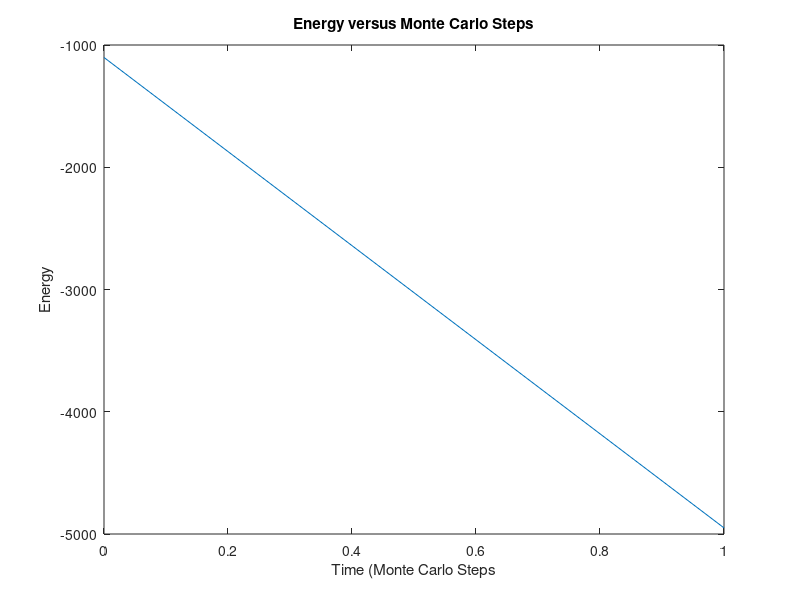

Write MATLAB code to recreate this figure.
%%%%%%%%%%%%%%%%%%%%%%%%%%%%%%%%%%%%%%%%%%%%%%%%%%%%%%%%%%%%%%%%%%
%Neural Network Memory Model Monte Carlo Simulation              %
%Memory Storage and Memory Retrieval                             %
%Henry Belik                                            %
%%%%%%%%%%%%%%%%%%%%%%%%%%%%%%%%%%%%%%%%%%%%%%%%%%%%%%%%%%%%%%%%%%

clear all
close all

%Simulation parameter
MC_steps=1; %One MC Step = one complete sweep through the spin system

%Stored pattern: perfect A
s_stored=-1*ones(10,10);
s_stored(1,5:6)=1;
s_stored(2,4:7)=1;
s_stored(3,3:4)=1;
s_stored(3,7:8)=1;
s_stored(4,2:3)=1;
s_stored(4,8:9)=1;
s_stored(5,2:9)=1;
s_stored(6,:)=1;
s_stored(7,1:3)=1;
s_stored(7,8:10)=1;
s_stored(8,1:2)=1;
s_stored(8,9:10)=1;
s_stored(9,1:2)=1;
s_stored(9,9:10)=1;
s_stored(10,1:2)=1;
s_stored(10,9:10)=1;

% %Initial pattern: imperfect A (Fig. 12.25)
% s_i=s_stored;
% s_i(2,10)=1;
% s_i(3,3)=-1;
% s_i(5,3)=-1;
% s_i(6,4)=-1;
% s_i(6,7)=-1;
% s_i(7,2)=-1;
% s_i(8,9)=-1;
% s_i(9,2)=-1;
% s_i(9, 4)=1;

%Initial pattern: imperfect A (Fig. 12.26)
s_i=s_stored;
s_i(1,5)=-1;
s_i(2,5:6)=-1;
s_i(3,3)=-1;
s_i(3,8)=-1;
s_i(4,2)=-1;
s_i(4,8)=-1;
s_i(5,3:8)=-1;
s_i(6,1)=-1;
s_i(6,3:8)=-1;
s_i(6,10)=-1;
s_i(7,3)=-1;
s_i(7,8)=-1;
s_i(8,2)=-1;
s_i(8,9)=-1;
s_i(9,2)=-1;
s_i(9,4)=-1;

%Assign each spin in the stored and initial patterns a spin number
ss_stored=zeros(1,100); %Define a 1 by 100 array for the stored pattern
ss=zeros(1,100); %Define a 1 by 100 array for the initial pattern
for m=1:10
    for n=1:10
        i=10*(m-1)+n; %spin number assigned to spin at row m and column n
        ss_stored(i)=s_stored(m,n);
        ss(i)=s_i(m,n);
    end
end

%Calculate interaction energies J between all paris of spins i and j and
%the total energy of the initial spin system
J=zeros(100,100); %Define a 100 by 100 array for the interaction energies
E_0=0; %Initial total energy
for i=1:99
    for j=i+1:100
        J(i,j)=ss_stored(i)*ss_stored(j);
        J(j,i)=J(i,j); %Assume symmetric interaction energies
        E_0=E_0-J(i,j)*ss(i)*ss(j);
    end
end

%Apply Monte Carlo Simulation to determine the spin directions at later
%times
E=zeros(1,MC_steps); %Total energy after each Monte Carlo step
E_old=E_0;
for k=1:MC_steps
    E(k)=E_old;
    for i=1:100
        E_flip=0;
        for j=1:100
            E_flip=E_flip+2*J(i,j)*ss(i)*ss(j);
        end
        if E_flip<0
            ss(i)=-ss(i);
            E(k)=E(k)+E_flip;
        end
    end
    E_old=E(k);
end

%Convert the 1 by 100 arrary back to 2D spin array
s_f=ones(10,10);
for i=1:100
    for m=1:10
        s_f(m,1:10)=ss(1+(m-1)*10:m*10);
    end
end

%Dispaly the initial pattern and the final pattern after MC_steps
pA_i=char(s_i);
for m=1:10
    for n=1:10
        if pA_i(m,n)==1
            pA_i(m,n)='+';
        end
        if pA_i(m,n)==-1
            pA_i(m,n)=' ';
        end
    end
end
disp(pA_i)

pA_f=char(s_f);
for m=1:10
    for n=1:10
        if pA_f(m,n)==1
            pA_f(m,n)='+';
        end
        if pA_f(m,n)==-1
            pA_f(m,n)=' ';
        end
    end
end
disp(pA_f)

%Plot total energy vs. Monte Carlo steps
figure
plot([0:MC_steps],[E_0,E])
xlabel('Time (Monte Carlo Steps')
ylabel('Energy')
title('Energy versus Monte Carlo Steps')
